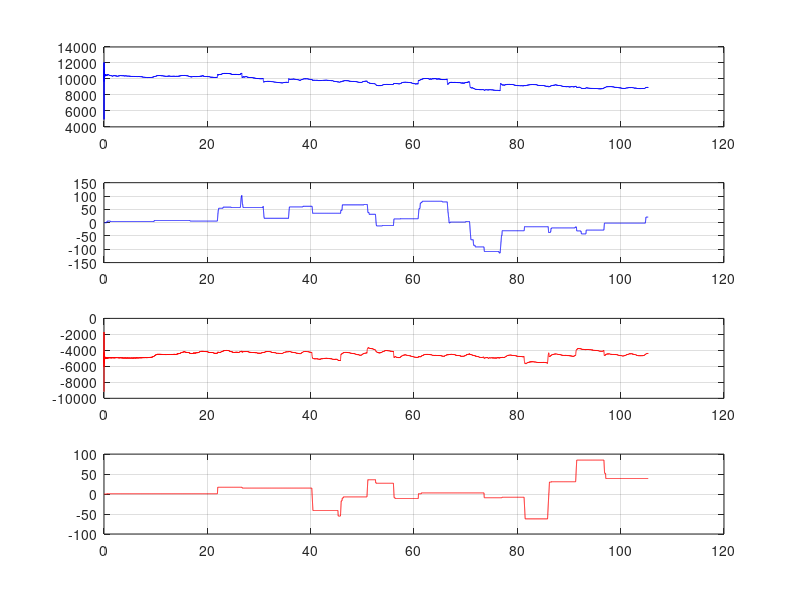

The MATLAB script that drew this image:
load EOG_test2.mat;
win_size = 128; % 150
threshold = 45;
fraction = 1/6;

window = zeros(1,win_size);
out_ve1 = zeros(1,size(y,2));
out_ve2 = zeros(1,size(y,2));

%primul canal
for i=1:size(y,2)
    window(1:end-1)=window(2:end);% shiftare
    window(end)=y(2,i);
    if i>win_size
        if y(2,i)>mean(window)+threshold && abs(y(2,i)-y(2,floor(i-win_size*fraction))) >= threshold
            out_ve1(i)=out_ve1(i-1)+1;
        elseif y(2,i)<mean(window)-threshold && abs(y(2,i)-y(2,floor(i-win_size*fraction))) >= threshold
            out_ve1(i)=out_ve1(i-1)-1;
        else
            out_ve1(i) = out_ve1(i-1);
        end
    end
end

threshold = 67;
fraction = 1/8;

%al doilea canal
for i=1:size(y,2)
    window(1:end-1)=window(2:end);% shiftare
    window(end)=y(3,i);
    if i>win_size
        if y(3,i)>mean(window)+threshold && abs(y(3,i)-y(3,floor(i-win_size*fraction))) >= threshold
            out_ve2(i)=out_ve2(i-1)+1;
        elseif y(3,i)<mean(window)-threshold && abs(y(3,i)-y(3,floor(i-win_size*fraction))) >= threshold
            out_ve2(i)=out_ve2(i-1)-1;
        else
            out_ve2(i) = out_ve2(i-1);
        end
    end
end

% plotting the data
h=figure('color','w');
subplot(4,1,1);
plot(y(1,:),y(2,:),'b');
grid on;
hold on;
subplot(4,1,3);
plot(y(1,:),y(3,:),'r');
grid on;
subplot(4,1,2);
plot(y(1,:),out_ve1,'b');
grid on;
hold on;
subplot(4,1,4);
plot(y(1,:),out_ve2,'r');
grid on;

hold off;
